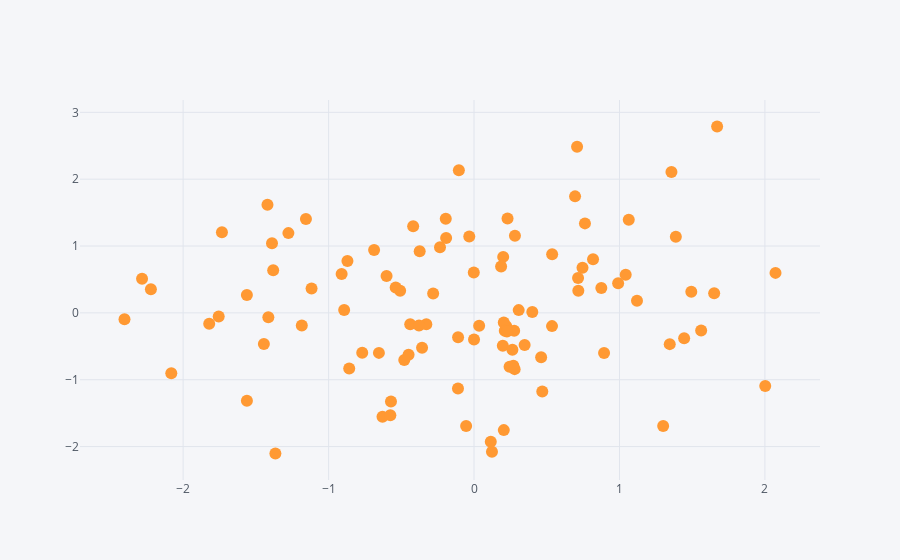

Notebook source saved alongside this figure:
### Code cell
# To fix this:
df.iplot(kind='scatter', x='A', y='B', mode='markers')
